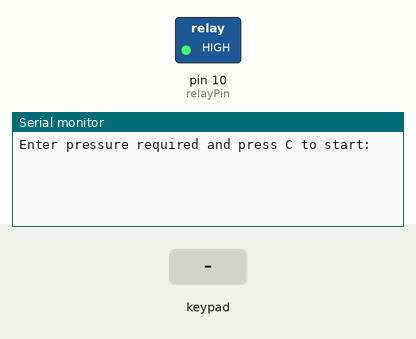
The sketch below on a simulated Arduino Uno, built with avr-gcc and run on an emulated ATmega328P. Shown: switched loads named in the sketch (green lamp = pin HIGH), the last lines printed to the serial monitor. The test bench sets the inputs (shaded band).

Above: at 1.2 s.
1.3 s: key '1' pressed
At 2.2 s:
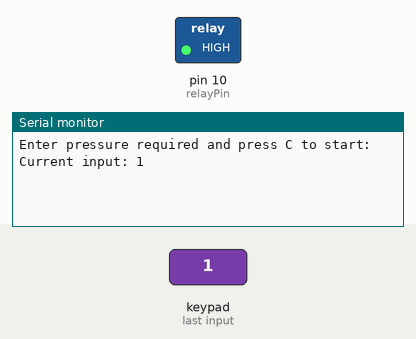
2.8 s: key 'C' pressed
At 5.1 s:
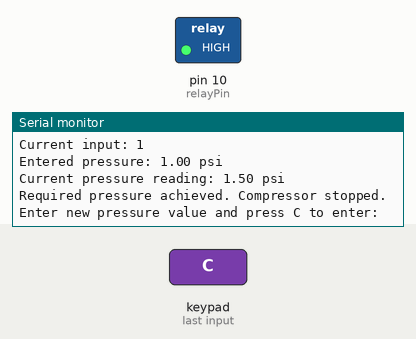

Measured:
- after the input at 1.3 s, the serial monitor: prints a new line at once (image 1)
- after the input at 2.8 s, the serial monitor: prints a new line at once (image 2)

The sketch:

KEYPAD_RELAY_AIR_PRESSURE_SENSOR.ino
```cpp
#include <Keypad.h>

const byte ROWS = 4; // Four rows
const byte COLS = 4; // Four columns
char keys[ROWS][COLS] = {
  {'1', '2', '3', 'A'},
  {'4', '5', '6', 'B'},
  {'7', '8', '9', 'C'},
  {'*', '0', '#', 'D'}
};
byte rowPins[ROWS] = {9, 8, 7, 6}; // Connect to the row pinouts of the keypad
byte colPins[COLS] = {5, 4, 3, 2}; // Connect to the column pinouts of the keypad
Keypad keypad = Keypad(makeKeymap(keys), rowPins, colPins, ROWS, COLS);

const int pressurePin = A1; // Analog pin for the pressure sensor
const float sensorMinValue = 0.0; // Minimum analog value from the sensor
const float sensorMaxValue = 1023.0; // Maximum analog value from the sensor
const float pressureMinValue = 0.0; // Minimum pressure value in psi
const float pressureMaxValue = 3.0; // Maximum pressure value in psi

String input = "";
const float conversionFactor = 0.1;

float enteredPressure = 0.0;

const int relayPin = 10;
boolean relayActive = false;

void setup() {
  Serial.begin(9600);
  pinMode(relayPin, OUTPUT);
  digitalWrite(relayPin, HIGH);
  Serial.println("Enter pressure required and press C to start:");
}

void loop() {
  char key = keypad.getKey();

  if (key) {
    if (key == 'C') {
      enteredPressure = input.toFloat();
      Serial.print("Entered pressure: ");
      Serial.print(enteredPressure, 2);
      Serial.println(" psi");
      input = "";
      relayActive = true; // Start the compressor motor
    } else if (key == 'D') {
      if (input.length() > 0) {
        input.remove(input.length() - 1);
        Serial.println("Current input: " + input);
      }
    } else if (key >= '0' && key <= '9') {
      input += key;
      Serial.println("Current input: " + input);
    } else if (key == 'A') {
      input += ".";
      Serial.println("Current input: " + input);
    }
  }

  if (relayActive) {
    delay(1000);
    int rawValue = analogRead(pressurePin);
    float pressureValue = mapFloat(rawValue, sensorMinValue, sensorMaxValue, pressureMinValue, pressureMaxValue);
    pressureValue = constrain(pressureValue, pressureMinValue, pressureMaxValue);

    Serial.print("Current pressure reading: ");
    Serial.print(pressureValue, 2);
    Serial.println(" psi");

    if (pressureValue >= enteredPressure) {
      digitalWrite(relayPin, HIGH); // Turn off the relay and stop the compressor
      relayActive = false;
      Serial.println("Required pressure achieved. Compressor stopped.");
      Serial.println("Enter new pressure value and press C to enter:");
    }else{
      digitalWrite(relayPin, LOW);
      }
    delay(1000);
  }
}

float mapFloat(float x, float inMin, float inMax, float outMin, float outMax) {
  return (x - inMin) * (outMax - outMin) / (inMax - inMin) + outMin;
}
```
